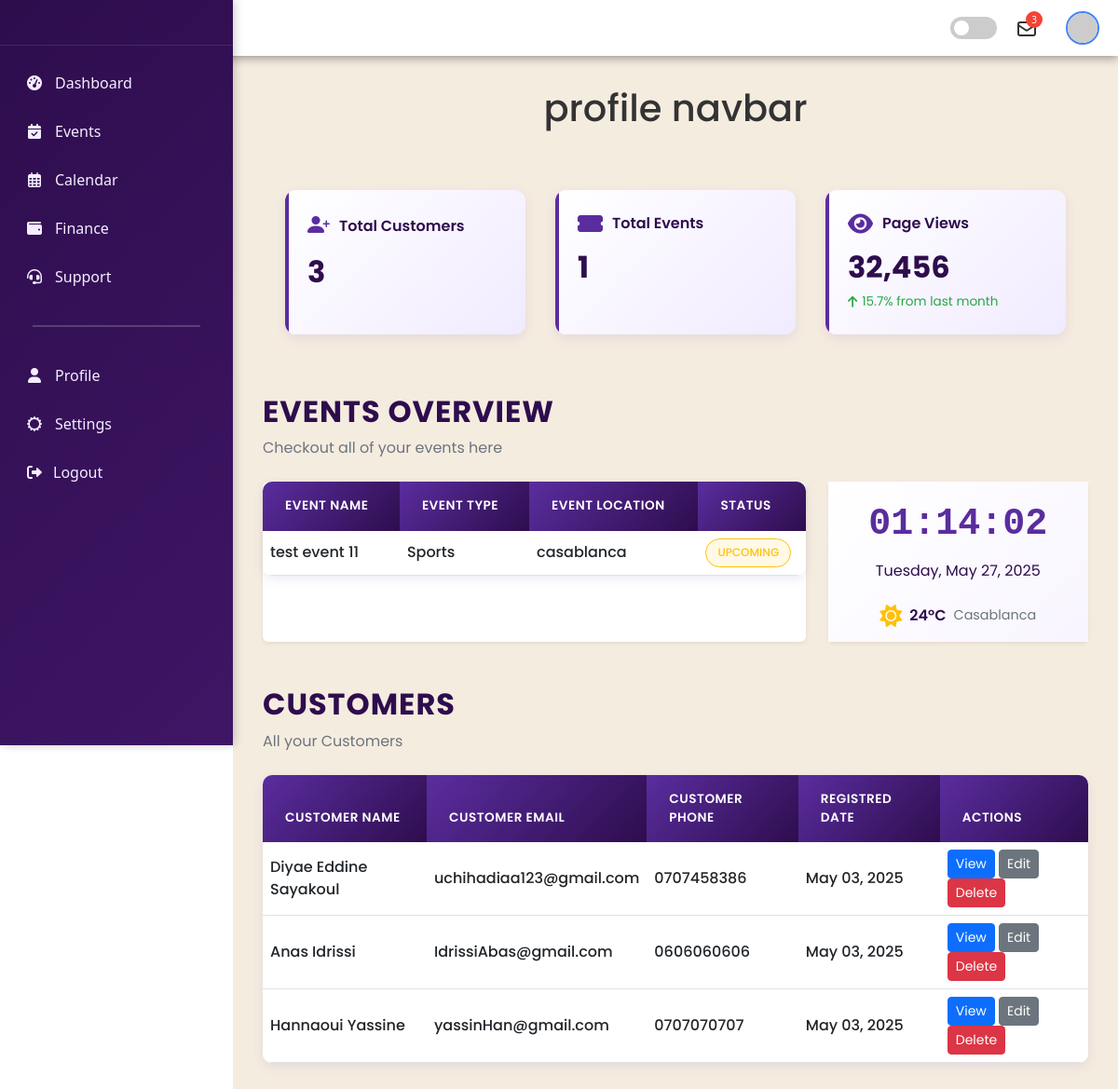
Page /dashboard/ (signed in) on the committed database.
### base/models.py (models this page shows, shortened)
class Event(models.Model):
    STATUS_CHOICES = [
        ('upcoming', 'Upcoming'),
        ('completed', 'Completed'),
        ('cancelled', 'Cancelled'),
    ]
    organizer = models.ForeignKey(Organiser, on_delete=models.CASCADE, related_name='events', null=True, blank=True)
    title = models.CharField(max_length=200)
    description = models.TextField()
    date = models.DateTimeField()
    location = models.CharField(max_length=200)
    categories = models.ManyToManyField(Category)
    status = models.CharField(max_length=20, choices=STATUS_CHOICES, default='upcoming')
    created_at = models.DateTimeField(auto_now_add=True)
    main_image = models.ImageField(upload_to='event_images/', null=True, blank=True)

class Category(models.Model):
    name = models.CharField(max_length=100, unique=True)

class Customer(models.Model):
    name = models.CharField(max_length=100)
    email = models.EmailField(unique=True)
    phone = models.CharField(max_length=15)
    registered_at = models.DateTimeField(auto_now_add=True)

### base/views.py (the view)
# urls.py: path('dashboard/', views.Dashboard, name='dashboard'),
@organizer_required
def Dashboard(request):
    if not request.user.is_authenticated or not hasattr(request.user, 'username'):
        return redirect('login')  # Only organizers can access
    events = Event.objects.all().select_related('organizer').prefetch_related('categories')
    customers = Customer.objects.all()
    TotalCustomers = customers.count()
    TotalEvents = events.count()
    completed_events = events.filter(status='completed').count()
    upcoming_events = events.filter(status='upcoming').count()
    cancelled_events = events.filter(status='cancelled').count()
    context = {
        'events': events,
        'customers': customers,
        'TotalCustomers': TotalCustomers,
        'TotalEvents': TotalEvents,
        'completed_events': completed_events,
        'upcoming_events': upcoming_events,
        'cancelled_events': cancelled_events,
        'page_title': 'Dashboard - Eventify',
    }
    return render(request, "base/dashboard.html", context)

### base/templates/base/dashboard.html (shortened to what this page needs)
{% extends 'base/base.html' %}
{% load static %}
{% block content %}
<h1>profile navbar</h1>
<div class="dashboard-container">
    <section class="metrics-section">
        <div class="container-fluid px-4 py-3">
            <div class="cards-container">
                <div class="card-wrapper">
                    <div class="metric-card">
                        <div class="card-content">
                            <h5 class="metric-title">
                                <i class="bi bi-person-plus-fill card-icon"></i>
                                Total Customers
                            </h5>
                            <h2 class="metric-value">{{TotalCustomers}}</h2>
                        </div>
                    </div>
                </div>
                <div class="card-wrapper">
                    <div class="metric-card">
                        <div class="card-content">
                            <h5 class="metric-title">
                                <i class="fas fa-ticket-alt card-icon"></i>
                                Total Events
                            </h5>
                            <h2 class="metric-value">{{TotalEvents}}</h2>
                        </div>
                    </div>
                </div>
                <div class="card-wrapper">
                    <div class="metric-card">
                        <div class="card-content">
                            <h5 class="metric-title">
                                <i class="fas fa-eye card-icon"></i>
                                Page Views
                            </h5>
                            <h2 class="metric-value">32,456</h2>
                            <div class="trend-indicator trend-up">
                                <i class="fas fa-arrow-up"></i>
                                <span>15.7% from last month</span>
                            </div>
                        </div>
                    </div>
                </div>
            </div>
        </div>
    </section>
    <section class="events-section">
        <div class="section-header">
            <h2>Events Overview</h2>
            <p class="section-description">Checkout all of your events here</p>
        </div>
        <div class="row g-4">
            <div class="col-lg-8">
                <div class="card shadow-sm border-0 h-100">
                    <div class="card-body p-0">
                        <div class="table-responsive">
                            <table class="table mb-0">
                                <thead>
                                    <tr>
                                        <th>Event Name</th>
                                        <th>Event Type</th>
                                        <th>Event Location</th>
                                        <th>Status</th>
                                    </tr>
                                </thead>
                                <tbody>
                                        {% for event in events %}
                                        <tr>
                                            <td>{{ event.title }}</td>
                                            <td> {% for category in event.categories.all %}
                                                {{ category.name }}{% if not forloop.last %}, {% endif %}
                                            {%endfor%}</td>
                                            <td>{{ event.location }}</td>
                                            <td>
                                                <span class="status-badge {{ event.status }}">
                                                    {{ event.get_status_display }}
                                                </span>
                                            </td>
                                        </tr>
                                        {%empty%}
                                        <tr>
                                            <td colspan="4" class="text-center">No events available</td>
                                        </tr>
                                        {% endfor %}
                                </tbody>
                            </table>
                        </div>
                    </div>
                </div>
            </div>
            <div class="col-lg-4">
                <div class="card shadow-sm border-0 h-100">
                    <div class="card-body clock-widget">
                        <div class="digital-clock">{{ current_time }}</div>
                        <div class="current-date">{{ current_date }}</div>
                        <div class="weather-widget">
                            <i class="fas fa-sun weather-icon"></i>
                            <span class="weather-temp">{{ weather_temp }}</span>
                            <span class="weather-location">{{ weather_location }}</span>
                        </div>
                    </div>
                </div>
            </div>
        </div>
    </section>
    <section class="bookings-section">
        <div class="section-header">
            <h2>Customers</h2>
            <p class="section-description">All your Customers</p>
        </div>
        <div class="table-responsive">
            <table class="table mb-0">
                <thead>
                    <tr>
                        <th>Customer name</th>
                        <th>Customer email</th>
                        <th>Customer Phone</th>
                        <th>registred date</th>
                        <th>Actions</th>
                    </tr>
                </thead>
                <tbody>
                    {% for customer in customers %}
                    <tr>
                        <td>{{ customer.name }}</td>
                        <td>{{ customer.email }}</td>
                        <td>{{ customer.phone }}</td>
                        <td>{{ customer.registered_at|date:"M d, Y" }}</td>
                        <td>
                            <a href="#" class="btn btn-primary btn-sm">View</a>
                            <a href="#" class="btn btn-secondary btn-sm">Edit</a>
                            <a href="#" class="btn btn-danger btn-sm">Delete</a>
                    </tr>
                    {% empty %}
                    <tr>
                        <td colspan="4" class="text-center py-4 text-muted">
                            No customers found
                        </td>
                    </tr>
                    {% endfor %}
                </tbody>
            </table>
        </div>
    </section>
</div>
{% endblock %}

### base/templates/base/base.html (shortened to what this page needs)
{% load static %}
<!DOCTYPE html>
<html lang="en">
<head>
    <link href="https://cdn.jsdelivr.net/npm/bootstrap@5.3.0-alpha1/dist/css/bootstrap.min.css" rel="stylesheet">
    <link rel="stylesheet" href="https://cdnjs.cloudflare.com/ajax/libs/font-awesome/6.0.0/css/all.min.css">
    <link rel="stylesheet" href="https://cdn.jsdelivr.net/npm/bootstrap-icons@1.11.3/font/bootstrap-icons.min.css">
    <link rel="stylesheet" href="{% static 'base/css/Base.css' %}">
    <link rel="stylesheet" href="{% static 'base/css/sidebar.css' %}">
    <link rel="stylesheet" href="{% static 'base/css/dashboard.css' %}">
    <link rel="stylesheet" href="{% static 'base/css/event.css' %}">
    <link rel="stylesheet" href="{% static 'base/css/event_card.css' %}">
    <link rel="stylesheet" href="{% static 'base/css/event_detail.css' %}">
    <link rel="stylesheet" href="{% static 'base/css/event_form.css' %}">
    <link rel="stylesheet" href="{% static 'base/css/user_header.css' %}">
</head>
<body>
    {% include 'base/user_header.html' %}
    <div class="container-fluid">
        <div class="row">
            <div class="page-wrapper">
                <div class="sidebar">
                    {% include 'base/sidebar.html' %}
                <div class="main-content">
                    {% block content %}{% endblock %}
                </div>
    <link href="https://cdn.jsdelivr.net/npm/bootstrap@5.3.0/dist/css/bootstrap.min.css" rel="stylesheet">
    <link href="https://cdnjs.cloudflare.com/ajax/libs/font-awesome/6.0.0/css/all.min.css" rel="stylesheet">
</body>
</html>

### base/templates/base/user_header.html (shortened to what this page needs)
{% load static %}
<header class="app-header">
    <div class="header-controls">
        <label class="dark-mode-toggle">
            <span class="toggle-slider"></span>
        </label>
        <div class="mail-icon">
            <svg xmlns="http://www.w3.org/2000/svg" fill="none" viewBox="0 0 24 24" stroke="currentColor">
                <path stroke-linecap="round" stroke-linejoin="round" stroke-width="2" d="M3 8l7.89 5.26a2 2 0 002.22 0L21 8M5 19h14a2 2 0 002-2V7a2 2 0 00-2-2H5a2 2 0 00-2 2v10a2 2 0 002 2z" />
            </svg>
            <span class="mail-badge">3</span>
        </div>
        <div class="user-profile">
            <img src="https://randomuser.me/api/portraits/men/32.jpg" alt="User" class="user-avatar">
        </div>
    </div>
</header>
<link rel="stylesheet" href="{% static 'base/css/user_header.css' %}">

### base/templates/base/sidebar.html (shortened to what this page needs)
{% load static %}
<body>
    <div class="sidebar">
        <div class="sidebar-brand">
        </div>
        <ul>
            <li>
                <a href="{% url 'dashboard' %}">
                    <i class="fas fa-tachometer-alt"></i>
                    <span>Dashboard</span>
                </a>
            </li>
            <li>
                <a href="{% url 'event' %}">
                    <i class="fas fa-calendar-check"></i>
                    <span>Events</span>
                </a>
            </li>
            <li>
                <a href="{% url 'calendar' %}">
                    <i class="far fa-calendar-alt"></i>
                    <span>Calendar</span>
                </a>
            </li>
            <li>
                <a href="{% url 'finance' %}">
                    <i class="fas fa-wallet"></i>
                    <span>Finance</span>
                </a>
            </li>
            <li>
                <a href="{% url 'support' %}">
                    <i class="fas fa-headset"></i>
                    <span>Support</span>
                </a>
            </li>
            <br>
            <hr style="width: 180px; margin: 0 auto; border: 1px solid #ccc;">
            <br>
            <li>
                <a href="">
                    <i class="fas fa-user"></i>
                    <span>Profile</span>
                </a>
            </li>
             <li>
                <a href="">
                    <i class="bi bi-gear-wide"></i>
                    <span>Settings</span>
                </a>
             </li>
             <li>
                <a href="{% url 'logout' %}">
                    <i class="fas fa-sign-out-alt" style="margin-right: 10px;"></i>
                    <span>Logout</span>
                </a>
            </li>
        </ul>
    </div>
</body>
</html>

### rows in the picture
Event: title "test event 11", location "casablanca", status "UPCOMING", location "Casablanca"
Category: name "Sports"
Customer: name "Diyae Eddine Sayakoul", email "uchihadiaa123@gmail.com", phone "0707458386", registered_at "May 03, 2025"
Customer: name "Anas Idrissi", email "IdrissiAbas@gmail.com", phone "0606060606", registered_at "May 03, 2025"
Customer: name "Hannaoui Yassine", email "yassinHan@gmail.com", phone "0707070707", registered_at "May 03, 2025"

### other values in the picture
{{ TotalCustomers }} "3"
{{ TotalEvents }} "1"
{{ weather_temp }} "24°C"
